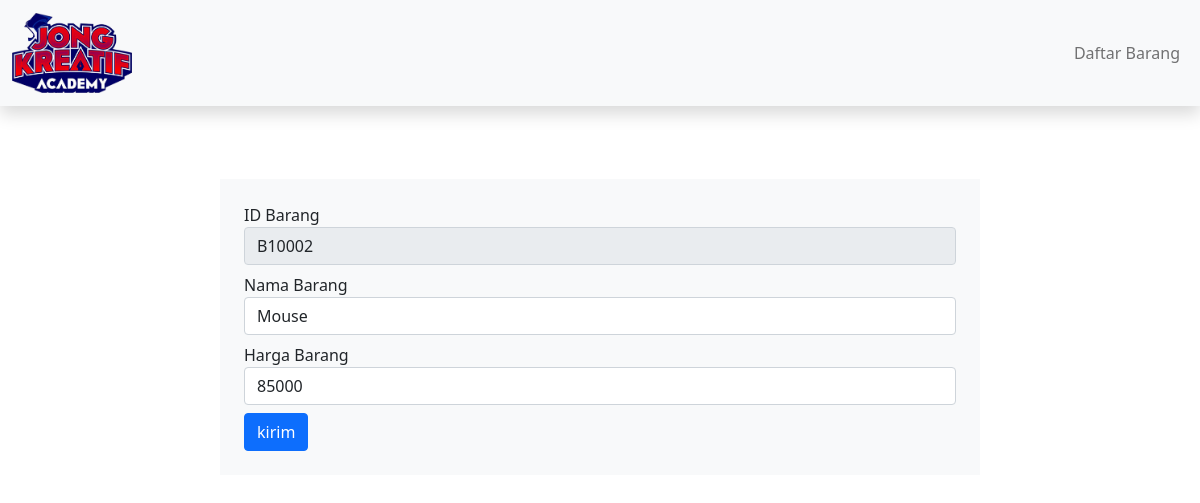
Page /form_edit_barang.php?id_barang=B10002 on the committed database.
### tables this page shows
CREATE TABLE `barang` (
  `id_barang` varchar(20) NOT NULL,
  `nama_barang` varchar(50) NOT NULL,
  `harga` int(20) NOT NULL
);

### form_edit_barang.php (the view, shortened to what this page needs)
<?php
require_once("koneksi.php");
if ( isset($_GET["id_barang"]) ) $id_barang = $_GET["id_barang"];
else echo "ID Barang Tidak Ditemukan! <a href'index.php'>Kembali</a>";
$query = "SELECT * FROM barang WHERE id_barang = '{$id_barang}'";
$result = mysqli_query($mysqli, $query);
foreach ($result as $barang)
{
    $id_barang = $barang["id_barang"];
    $name = $barang["nama_barang"];
    $harga = $barang["harga"];
}
?>
<!DOCTYPE html>
<html lang="en">
<head>
    <link href="https://cdn.jsdelivr.net/npm/bootstrap@5.1.3/dist/css/bootstrap.min.css" rel="stylesheet">
    <link rel="stylesheet" href="https://cdn.jsdelivr.net/npm/bootstrap-icons@1.5.0/font/bootstrap-icons.css">
    <link href="style.css" rel="stylesheet">
</head>
<body>
    <nav class="navbar navbar-expand-lg navbar-light bg-light shadow">
        <div class="container-fluid">
            <a href="#" class="navbar-brand" JongKoding>
                <img src="image/logo-jongkreatif.png">
            </a>
            <div class="collapse navbar-collapse" id="navbarSupportedContent">
                <ul class="navbar-nav ms-auto mb-2 mb-lg-0">
                    <li class="nav-item">
                        <a class="nav-link" aria-current="page" href="#">Daftar Barang</a>
                    </li>
                </ul>
            </div>
        </div>
    </nav>
    <div id="form" class="pt-5">
        <div class="container">
            <div class="row d-flex justify-content-center">
                <div class="col col-8 p-4 bg-light">
                    <form action="action_edit_barang.php" method="POST">
                        <div class="form-group mb-2">
                            <label for="id_barang">ID Barang</label>
                            <input name="id_barang" id="id_barang" value="<?=$id_barang?>" class="form-control" type="text" placeholder="ID Barang" readonly>
                        </div>
                        <div class="form-group mb-2">
                            <label for="name">Nama Barang</label>
                            <input name="name" id="name" value="<?=$name?>" class="form-control" type="text" placeholder="Nama Barang" required>
                        </div>
                        <div class="form-group mb-2">
                            <label for="harga">Harga Barang</label>
                            <input name="harga" class="form-control" id="harga" value="<?=$harga?>" type="text" placeholder="Harga Barang" required>
                        </div>
                        <input name="submit" type="submit" value="kirim" class="btn btn-primary">
                    </form>
                </div>
            </div>
        </div>
    </div>
</body>
</html>

### style.css (style rules this page uses)
nav { background-color: #d3e0e2; margin-bottom: 25px; }
.navbar-brand img { max-height: 80px; }

### rows in the picture
barang: id_barang "B10002", name "Mouse", harga "85000"
